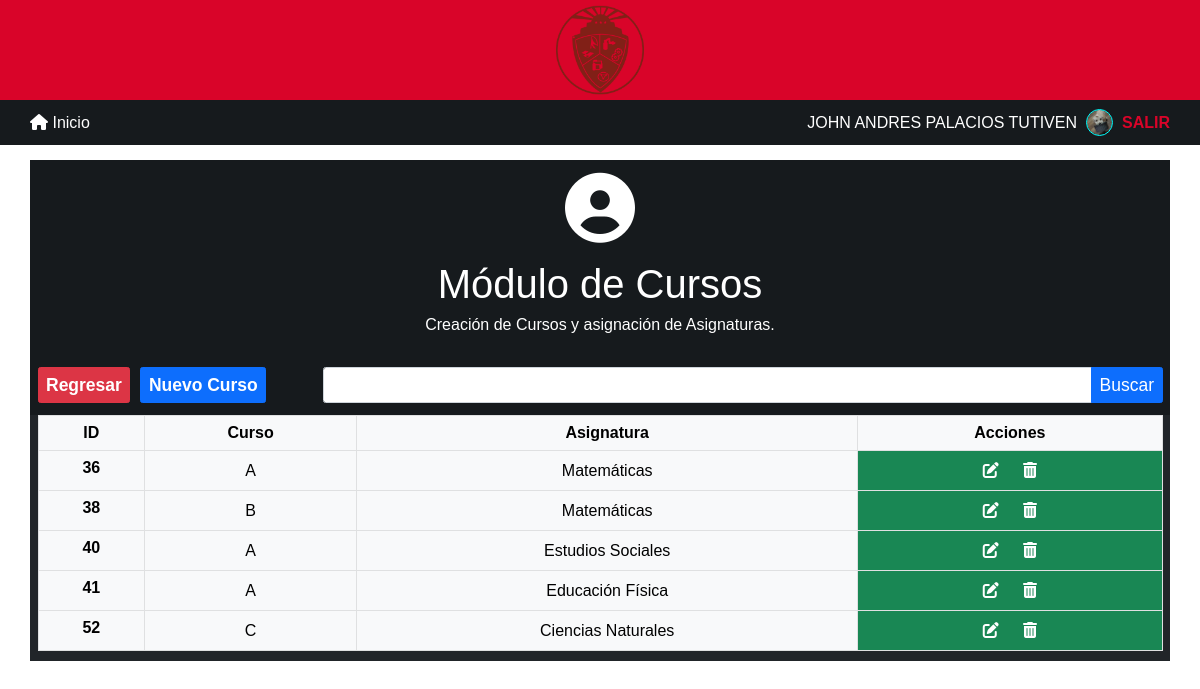
Screenshot of /views/crud/curso/index.php (signed in) with the database file from the repository.
### tables this page shows
CREATE TABLE `curso` (
  `ID_Curso` bigint NOT NULL,
  `ID_Asignatura` bigint DEFAULT NULL,
  `Nombre` varchar(100) DEFAULT NULL
);

CREATE TABLE `asignatura` (
  `ID_Asignatura` bigint NOT NULL,
  `ID_Docente` bigint DEFAULT NULL,
  `Nombre` varchar(100) DEFAULT NULL
);

### views/crud/curso/index.php (the view, shortened to what this page needs)
<?php
include "../../../model/middleware.php";
$arrayCursos = $conexion->query("SELECT * FROM `curso`")->fetch_all();
$arrayAsignaturas = $conexion->query("SELECT * FROM `asignatura`")->fetch_all();
?>
<!DOCTYPE html>
<html lang="en">
<head>
   <?php include "../resources.php" ?>
</head>
<body>
   <?php include "../header.php" ?>
   <main class="p-4">
      <div class="container-lg bg-primary-dark">
         <div class="row">
            <div class="col-lg-12 bg-primary-dark text-white text-center grid py-3">
               <i class="fa-solid fa-circle-user icono my-1"></i>
               <h1 class=" text-black mt-4 signature">Módulo de Cursos</h1>
               <p>Creación de Cursos y asignación de Asignaturas.</p>
            </div>
            <div class="col-lg-3 flex flex-align-center mt-3 mb-3">
               <a href="../../../views/admin.php" class="btn btn-danger fw-bold text-white fs-3">
                  Regresar
               </a>
               <a href="create.php" class="btn btn-primary fw-bold text-white fs-3 mx-3   ">
                  Nuevo Curso
               </a>
            </div>
            <div class="col-lg-9 mt-3">
               <div class="input-group ">
                  <input type="text" class="form-control fs-3" name="buscador" id="buscador">
                  <button class="btn btn-primary fs-3" type="button" id="button-addon2">Buscar</button>
               </div>
            </div>
            <div class="col-lg-12 bg-dark">
               <div class="table-responsive">
                  <table id="tabla" class=" table table-light table-bordered text-center w-100">
                     <thead>
                        <tr>
                           <th scope="col">ID</th>
                           <th scope="col">Curso</th>
                           <th scope="col">Asignatura</th>
                           <th scope="col">Acciones</th>
                        </tr>
                     </thead>
                     <tbody>
                        <?php
if (isset($arrayCursos) && isset($arrayAsignaturas)) {
    for ($i = 0; $i < count($arrayCursos); $i++) {
        for ($j = 0; $j < count($arrayAsignaturas); $j++) {
            if ($arrayCursos[$i][1] == $arrayAsignaturas[$j][0]) {
                echo
                    '
                    <tr >
                    <th scope="col">' . $arrayCursos[$i][0] . '</th>
                    <td >' . $arrayCursos[$i][2] . '</td>
                    <td >' . $arrayAsignaturas[$j][2] . '</td>
                    </td>
                    <td class="bg-success fw-bold" >
                    <a href="update.php?ID=' . $arrayCursos[$i][0] . '" class="text-white mx-3">
                    <i class="fa-solid fa-pen-to-square"></i>
                    </a>
                    <a href="delete.php?ID=' . $arrayAsignaturas[$j][0] . '&ID_Curso=' . $arrayCursos[$i][0] . '" class="text-white mx-3">
                    <i class="fas fa-trash-alt"></i>
                    </a>
                    </td>
                    </tr>
                    ';
            }
        }
    }
}
?>
                     </tbody>
                  </table>
               </div>
            </div>
         </div>
      </div>
   </main>
</body>
</html>

### css/framework.css (style rules this page uses)
:root { --FS-heading: 4rem; --FS-subheading: 3rem; --FS-general: 1.6rem; --CL-white: white; --CL-black: black; --CL-primary-red: #d90429; --CL-primary-dark: #161a1d; --CL-primary-blue: #0d6efd; --CL-aqua: aqua; --FF-signature: "Frest Style", sans-serif; --FF-general: "Poppins", sans-serif; }
html { font-size: 62.5%; scroll-behavior: smooth; }
*, *::after, *::before { margin: 0; padding: 0; box-sizing: border-box; }
* { transition: 0.2s all; }
body { min-height: 100vh; width: 100%; font-size: var(--FS-general); font-family: var(--FF-general); }
a { text-decoration: none; }
.w-100 { height: 100%; }
.flex { display: flex; }
.flex-align-center { align-items: center; }
.grid { display: grid; }
.text-center { text-align: center; }
.icono { font-size: 7rem; }
.bg-primary-dark { background-color: var(--CL-primary-dark); }
.signature { font-family: var(--FF-signature); font-size: calc(var(--FS-heading)); }
.table tbody { cursor: pointer; }
.table tbody tr td { padding: 0.75rem 0; }

### views/crud/curso/index.php (style rules this page uses)
.icono { font-size: 7rem; }

### rows the page displays
curso: ID_Curso "36", Nombre "A", ID_Asignatura.Nombre "Matemáticas"
curso: ID_Curso "38", Nombre "B", ID_Asignatura.Nombre "Matemáticas"
curso: ID_Curso "40", Nombre "A", ID_Asignatura.Nombre "Estudios Sociales"
curso: ID_Curso "41", Nombre "A", ID_Asignatura.Nombre "Educación Física"
curso: ID_Curso "52", Nombre "C", ID_Asignatura.Nombre "Ciencias Naturales"

### other values shown
$_SESSION['NOMBRES'] "JOHN ANDRES PALACIOS TUTIVEN"
